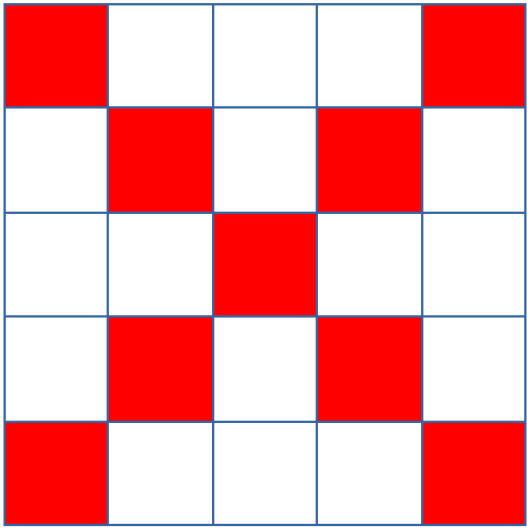
#> input picture Vision code 22/Markers/Marker1.png, 1060 x 1060 px (shown at 1/2 size)
$ python Feature_test.py
#> lines starting #> are read from the running program, lines starting #| are printed output that depends on the picture; after the words box and inside, x2 and y2 are one past the last pixel; in counts of white or black regions, pixels touching at a corner belong together
import matplotlib.pyplot as plt
import numpy as np
import cv2

area        = [0.36, 0.36, 0.64, 0.64, 0.68]
perimeter   = [0.36, 0.20, 0.40, 0.32, 0.33]

# [4 lines of commented-out code are left out]


path = "Markers/Marker1.png"
dim = (500, 500)
img = cv2.imread(path)
#> img is the input picture: shape (1060, 1060, 3); mean B, G, R 165.5, 162.4, 244.7
img = cv2.resize(img, dim, interpolation= cv2.INTER_LINEAR)
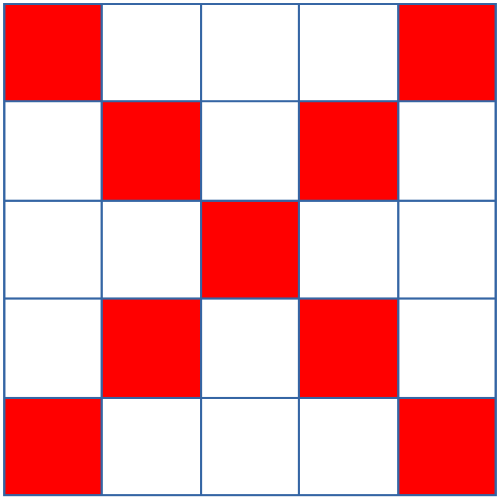
#> img: shape (500, 500, 3); mean B, G, R 165.5, 162.3, 244.7
# cv2.imshow('image', img)


img_gray = cv2.cvtColor(img, cv2.COLOR_BGR2GRAY)
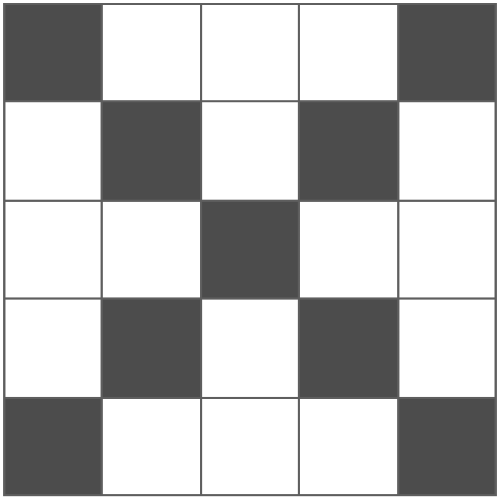
#> img_gray: shape (500, 500); min 76, max 255, mean 187.2
(thresh, img_bw) = cv2.threshold(img_gray, 127, 255, cv2.THRESH_BINARY)
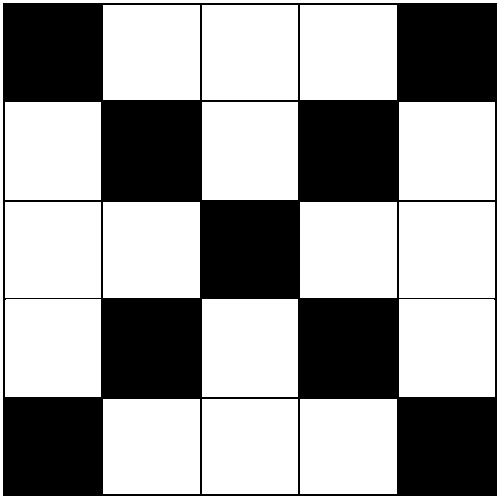
#> img_bw: shape (500, 500); 62% white; 1 black region, box (x1, y1, x2, y2) and area: (3, 3, 497, 496) 94940
# cv2.imshow('gray', img_bw)


GRID_SHAPE = 5
pattern = np.zeros((GRID_SHAPE, GRID_SHAPE))
height, width = img_bw.shape
#> height = 500; width = 500

o = 0
k = 0

for i, row in enumerate(img_bw):
    o = int(i / (height / GRID_SHAPE))
    for j, pixel in enumerate(row):
        k = int(j / (width / GRID_SHAPE))
        pattern[o][k] += pixel
#> after the loop, pattern = [[150705, 2426325, 2402100, 2426325, 150705], [2450550, 24990, 2399040, 24990, 2450550], [2426070, 2399295, 24480, 2399295, 2426070], [2426325, 49470, 2399040, 49470, 2426325], [175440, 2427090, 2403120, 2427090, 175440]]

avg_div = height * width / GRID_SHAPE
#> avg_div = 50000

for row in pattern:
    for element in row:
        print(element)
#> this loop made 5 passes
#> (printed output is left out)

# [26 lines of commented-out code are left out]


cv2.waitKey(0)

$ run again, with Vision code 22/Markers/Marker2.png copied over Vision code 22/Markers/Marker1.png
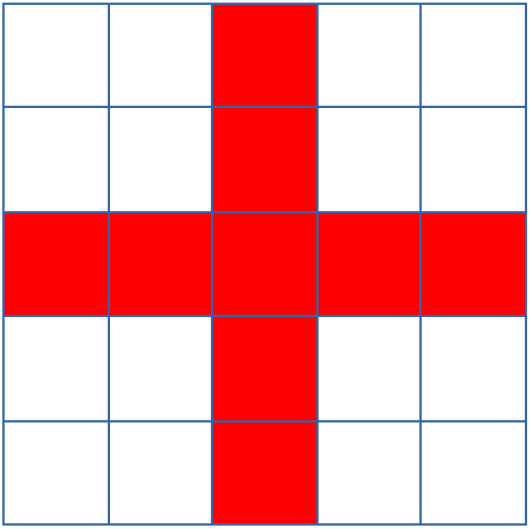
#> input picture Vision code 22/Markers/Marker2.png, 1060 x 1058 px (shown at 1/2 size)
#> img is the input picture: shape (1058, 1060, 3); mean B, G, R 165, 161.8, 244.7
#> img: shape (500, 500, 3)
#> `img_gray = cv2.cvtColor(img, cv2.COLOR_BGR2GRAY)`:
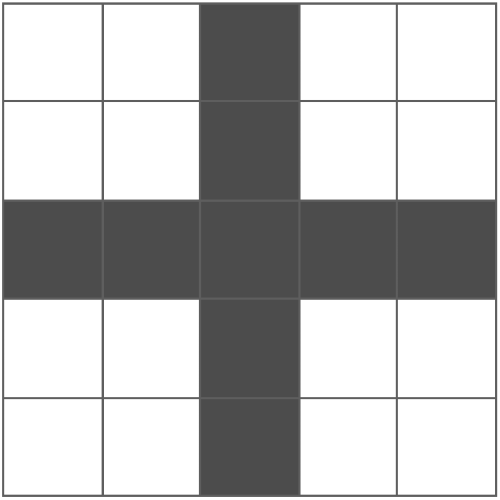
#> img_gray: shape (500, 500); min 76, max 255, mean 186.8
#> `(thresh, img_bw) = cv2.threshold(img_gray, 127, 255, cv2.THRESH_BINARY)`:
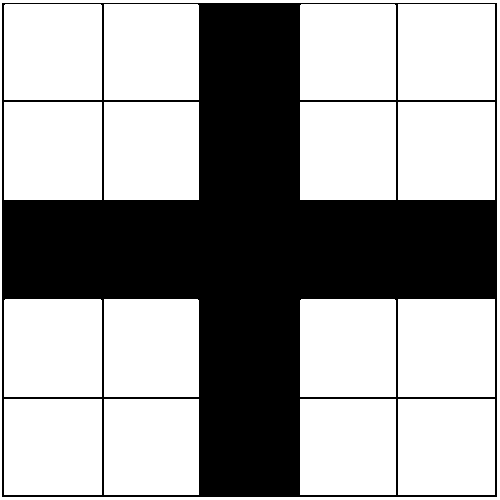
#> img_bw: shape (500, 500); 62.1% white; 1 black region, box (x1, y1, x2, y2) and area: (2, 3, 497, 497) 94772
#> after the loop `for i, row in enumerate(img_bw):`: pattern = [[2475795, 2450550, 76500, 2475030, 2476305], [2450040, 2424030, 0, 2449020, 2450550], [75225, 24225, 0, 24480, 100725], [2450040, 2424030, 0, 2449020, 2450550], [2451570, 2426325, 76500, 2450550, 2452080]]
#> the loop `for row in pattern:` made 5 passes
#> (printed output is left out)

$ run again, with Vision code 22/Markers/Marker3.png copied over Vision code 22/Markers/Marker1.png
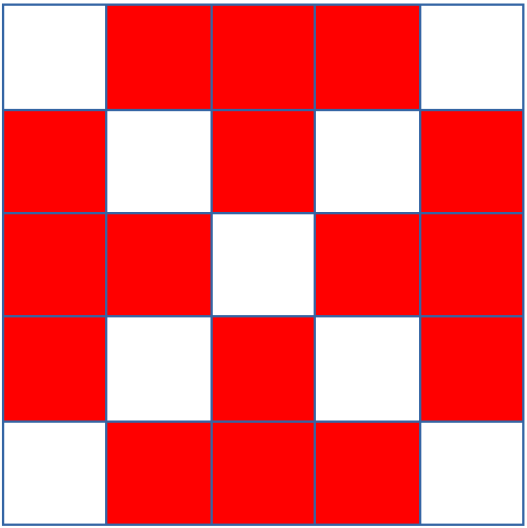
#> input picture Vision code 22/Markers/Marker3.png, 1054 x 1056 px (shown at 1/2 size)
#> img is the input picture: shape (1056, 1054, 3); mean B, G, R 98.8, 95.5, 244.7
#> img: shape (500, 500, 3)
#> `img_gray = cv2.cvtColor(img, cv2.COLOR_BGR2GRAY)`:
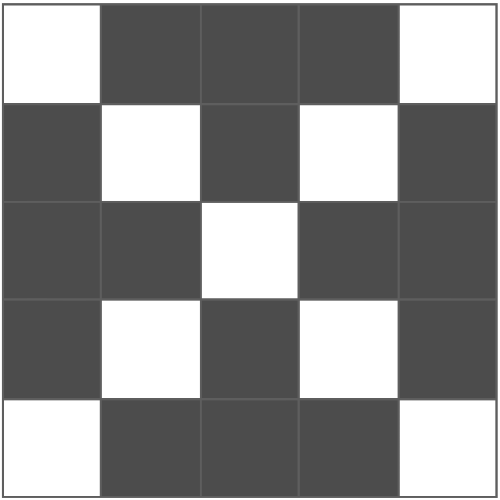
#> img_gray: shape (500, 500); min 76, max 255, mean 140.3
#> `(thresh, img_bw) = cv2.threshold(img_gray, 127, 255, cv2.THRESH_BINARY)`:
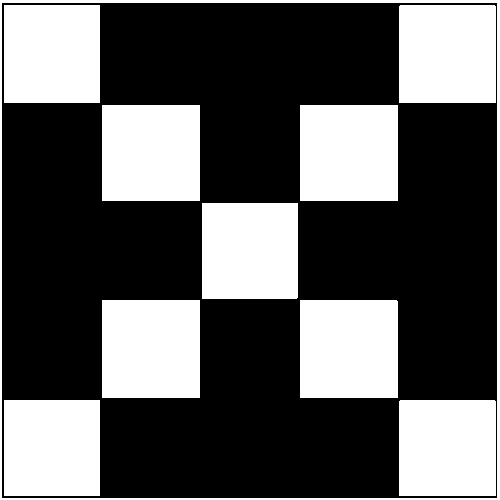
#> img_bw: shape (500, 500); 35.9% white; 10 white regions, largest, box (x1, y1, x2, y2) and area: (102, 300, 200, 398) 9604, (300, 300, 398, 398) 9603, (399, 5, 496, 103) 9504
#> after the loop `for i, row in enumerate(img_bw):`: pattern = [[2451570, 76500, 76500, 100470, 2476050], [124440, 2374050, 0, 2374815, 149940], [51000, 24990, 2349825, 24990, 76500], [51000, 2449020, 0, 2448765, 76500], [2451060, 51000, 51000, 75225, 2475795]]
#> the loop `for row in pattern:` made 5 passes
#> (printed output is left out)

$ run again, with Vision code 22/Markers/Marker4.png copied over Vision code 22/Markers/Marker1.png
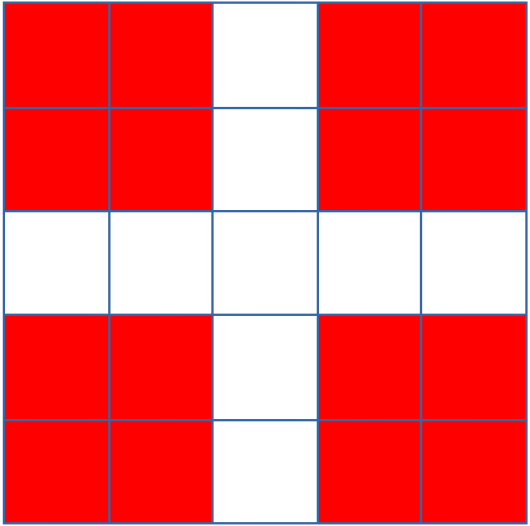
#> input picture Vision code 22/Markers/Marker4.png, 1060 x 1052 px (shown at 1/2 size)
#> img is the input picture: shape (1052, 1060, 3); mean B, G, R 98.2, 95, 244.6
#> img: shape (500, 500, 3)
#> `img_gray = cv2.cvtColor(img, cv2.COLOR_BGR2GRAY)`:
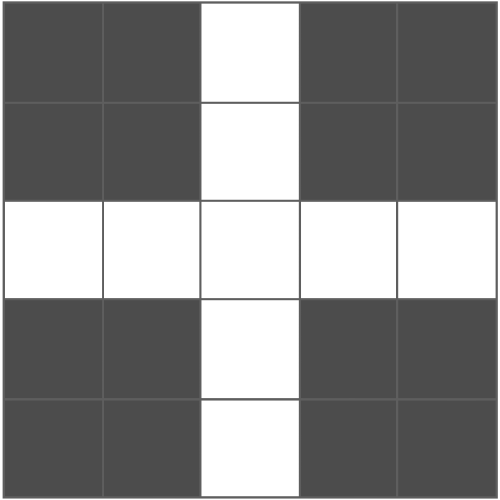
#> img_gray: shape (500, 500); min 76, max 255, mean 139.9
#> `(thresh, img_bw) = cv2.threshold(img_gray, 127, 255, cv2.THRESH_BINARY)`:
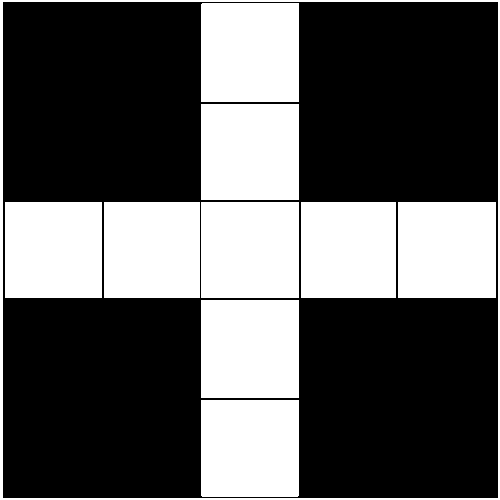
#> img_bw: shape (500, 500); 35.7% white; 10 white regions, largest, box (x1, y1, x2, y2) and area: (201, 3, 299, 102) 9701, (201, 300, 299, 398) 9604, (201, 400, 299, 497) 9504
#> after the loop `for i, row in enumerate(img_bw):`: pattern = [[125970, 51000, 2474775, 51000, 100980], [76500, 0, 2449020, 0, 51000], [2402100, 2399040, 2399040, 2374560, 2401080], [76500, 0, 2449020, 0, 51000], [125970, 51000, 2474520, 51000, 100980]]
#> the loop `for row in pattern:` made 5 passes
#> (printed output is left out)
